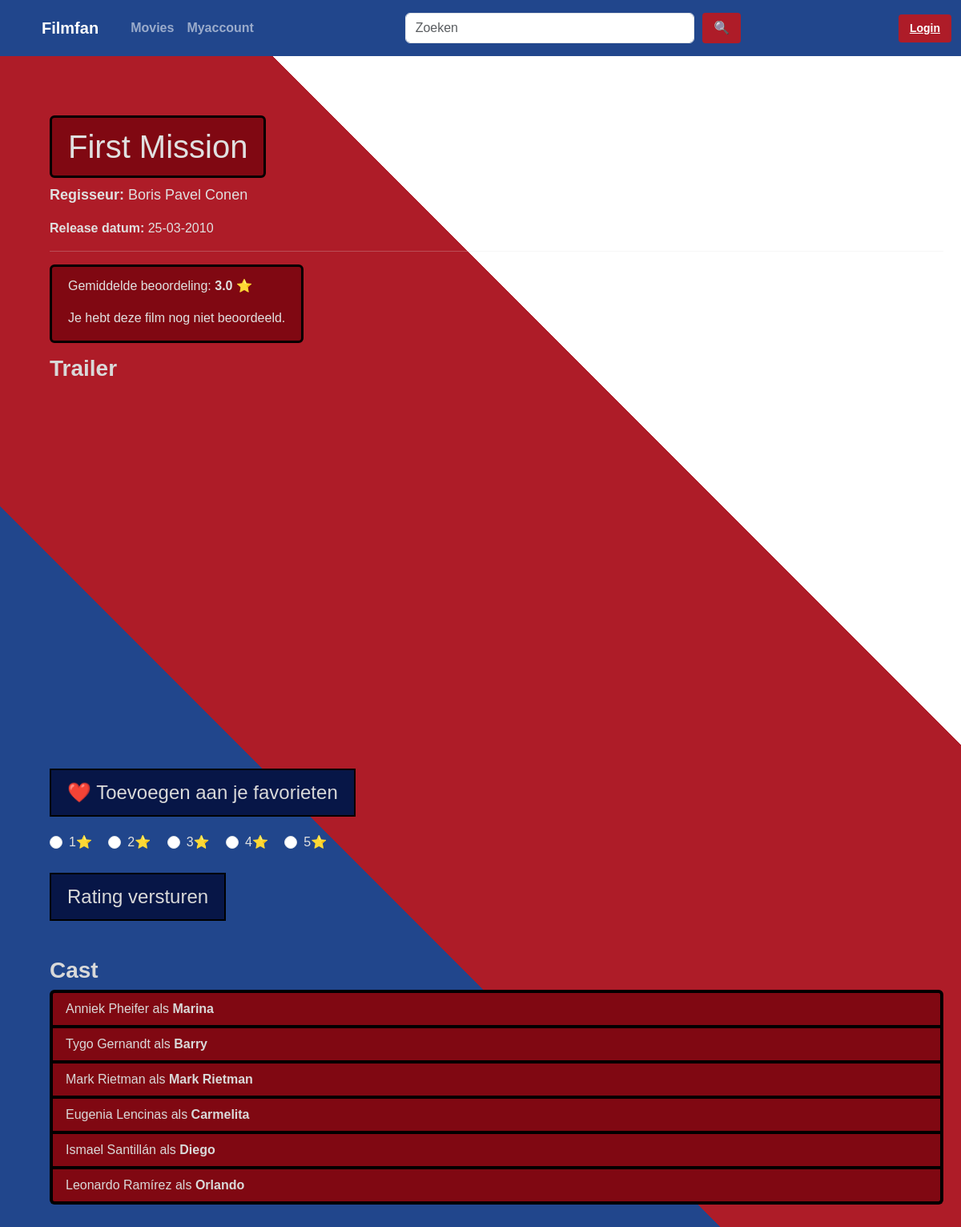
Screenshot of /film/12 with the database file from the repository.
### app/models.py (models this page shows, shortened)
class Film(db.Model):
    id: Mapped[int] = mapped_column(primary_key=True)
    title: Mapped[str] = mapped_column(Text)
    regisseur_id: Mapped[int] = mapped_column(ForeignKey("regisseur.id"))
    release_datum: Mapped[date] = mapped_column(Date, nullable=False)
    trailer_url: Mapped[str] = mapped_column(Text, nullable=False)
    regisseur = relationship("Regisseur", back_populates="films")
    rollen = relationship("Rol", back_populates="film")
    favorite_links = relationship("Favorite", back_populates="film")
    ratings = relationship("Rating", back_populates="film")

class Regisseur(db.Model):
    id: Mapped[int] = mapped_column(primary_key=True)
    voornaam: Mapped[str] = mapped_column(Text)
    achternaam: Mapped[str] = mapped_column(Text)
    films = relationship("Film", back_populates="regisseur")

class Rol(db.Model):
    id: Mapped[int] = mapped_column(primary_key=True)
    acteur_id: Mapped[int] = mapped_column(ForeignKey("acteur.id"))
    film_id: Mapped[int] = mapped_column(ForeignKey("film.id"))
    personage: Mapped[str] = mapped_column(Text)
    acteur = relationship("Acteur", back_populates="rollen")
    film = relationship("Film", back_populates="rollen")

class Acteur(db.Model):
    id: Mapped[int] = mapped_column(primary_key=True)
    voornaam: Mapped[str] = mapped_column(Text)
    achternaam: Mapped[str] = mapped_column(Text)
    rollen = relationship("Rol", back_populates="acteur")

### app/films/routes.py (the view)
@bp.route("/<int:film_id>")
def film_pagina(film_id):
    film = Film.query.get_or_404(film_id)
    regisseur = Regisseur.query.get(film.regisseur_id)
    rollen = Rol.query.filter_by(film_id=film_id).all()
    rollen_met_acteurs = []
    for rol in rollen:
        acteur = Acteur.query.get(rol.acteur_id)
        rollen_met_acteurs.append({
            "personage": rol.personage,
            "acteur": acteur
        })
    query_avg = db.select(db.func.avg(Rating.value)).where(Rating.film_id == film_id)
    avg_result = db.session.execute(query_avg).scalar()
    average_rating = round(avg_result, 1) if avg_result else None
    user_id = session.get("user_id")
    query_user = db.select(Rating.value).where(Rating.film_id == film_id).where(Rating.user_id == user_id)
    user_rating = db.session.execute(query_user).scalar_one_or_none()
    return render_template(
        "film.html",
        film=film,
        regisseur=regisseur,
        rollen=rollen_met_acteurs,
        average_rating=average_rating,
        user_rating=user_rating
    )

### app/films/templates/film.html (shortened to what this page needs)
{% extends "template.html" %}
{% block stylesheet %}
<link rel="stylesheet" href="{{ url_for ('static', filename='css/template.css') }}">
<link rel="stylesheet" href="{{ url_for('static', filename='css/film.css') }}">
{% endblock %}
{% block content %}
<div class="container mt-4">
    <h1 class="jumbotron">{{ film.title}}</h1>
    <p class="film-info">
        <strong>Regisseur:</strong>
        {{ regisseur.voornaam }} {{ regisseur.achternaam }}
    </p>
    <p>
        <strong>Release datum:</strong>
        {{ film.release_datum.strftime("%d-%m-%Y") }}
    </p>
    <hr>
    <div class="jumbotron" id = "padding-lowered">
        {% if average_rating %}
        <p>Gemiddelde beoordeling: <strong>{{ average_rating }}</strong> ⭐</p>
        {% else %}
        <p>Deze film heeft nog geen beoordelingen.</p>
        {% endif %}
        {% if user_rating %}
        <p>Jouw beoordeling: <strong>{{ user_rating }}</strong> ⭐</p>
        {% else %}
        <p>Je hebt deze film nog niet beoordeeld.</p>
        {% endif %}
    </div>
    <h3> <strong>Trailer</strong> </h3>
    <div style="max-width: 800px;">
        <div class="ratio ratio-16x9 mb-4">
            <iframe src="https://www.youtube.com/embed/{{ film.trailer_url }}" allowfullscreen>
            </iframe>
        </div>
    </div>
    <form action="{{ url_for('films.favorite', film_id=film.id) }}" method="POST">
        <button type="submit" class="favorite-btn">
            ❤️ Toevoegen aan je favorieten
        </button>
    </form>
    <div class="review-rating">
        <form action="{{ url_for('films.review', film_id=film.id) }}" method="POST">
            <div class="form-check form-check-inline">
                <input class="form-check-input" type="radio" name="rating" id="star1" value="1">
                <label class="form-check-label" for="star1">1⭐</label>
            </div>
            <div class="form-check form-check-inline">
                <input class="form-check-input" type="radio" name="rating" id="star2" value="2">
                <label class="form-check-label" for="star2">2⭐</label>
            </div>
            <div class="form-check form-check-inline">
                <input class="form-check-input" type="radio" name="rating" id="star3" value="3">
                <label class="form-check-label" for="star3">3⭐</label>
            </div>
            <div class="form-check form-check-inline">
                <input class="form-check-input" type="radio" name="rating" id="star4" value="4">
                <label class="form-check-label" for="star4">4⭐</label>
            </div>
            <div class="form-check form-check-inline">
                <input class="form-check-input" type="radio" name="rating" id="star5" value="5">
                <label class="form-check-label" for="star5">5⭐</label>
            </div>
            <br>
            <br>
            <button type="submit" class="send-btn"> Rating versturen </button>
        </form>
    </div>
    <h3 class="cast-titel">Cast</h3>
    <ul class="list-group">
        {% for rol in rollen %}
        <li class="list-group-item">
            {{ rol.acteur.voornaam }} {{ rol.acteur.achternaam }}
            als <strong>{{ rol.personage }}</strong>
        </li>
        {% endfor %}
    </ul>
</div>
{% endblock %}

### app/static/css/template.css (style rules this page uses)
body { background: linear-gradient(45deg, #21468C 33%, #AE1C28 33%, #AE1C28 66%, #FFFFFF 66%); color: #E0E0E0; font-family: Arial, sans-serif; background-size: cover; background-position: center center; background-attachment: fixed; min-height: 100vh; }
.list-group-item { background-color: #800812; color: #d9d9d9; border-color: #000000; border-width: 4px; }
.jumbotron { background-color: #800812; padding: 12px 20px; display: inline-block; border-radius: 6px; border: 3px solid #000000; }

### app/static/css/film.css (style rules this page uses)
h3 { color: #d9d9d9; }
.cast-titel { color: #d9d9d9; font-weight: bold; margin-top: 25px; }
.film-info { font-size: 18px; }
.favorite-btn { background-color: #071647; cursor: pointer; color: #d9d9d9; font-size: 24px; border: 2px solid black; padding: 10px 20px; margin-bottom: 20px; }
.send-btn { background-color: #071647; cursor: pointer; color: #d9d9d9; font-size: 24px; border: 2px solid black; padding: 10px 20px; margin-bottom: 20px; }
#padding-lowered { padding-bottom: 0px; margin-bottom: 15px }
.list-group { padding-bottom:30px; }

### rows the page displays
Film: title "First Mission", release_datum "25-03-2010"
Regisseur: voornaam "Boris", achternaam "Pavel Conen"
Rol: acteur.voornaam "Anniek", acteur.achternaam "Pheifer", personage "Marina"
Rol: acteur.voornaam "Tygo", acteur.achternaam "Gernandt", personage "Barry"
Rol: acteur.voornaam "Mark", acteur.achternaam "Rietman", personage "Mark Rietman"
Rol: acteur.voornaam "Eugenia", acteur.achternaam "Lencinas", personage "Carmelita"
Rol: acteur.voornaam "Ismael", acteur.achternaam "Santillán", personage "Diego"
Rol: acteur.voornaam "Leonardo", acteur.achternaam "Ramírez", personage "Orlando"

### other values shown
{{ average_rating }} "3.0"
